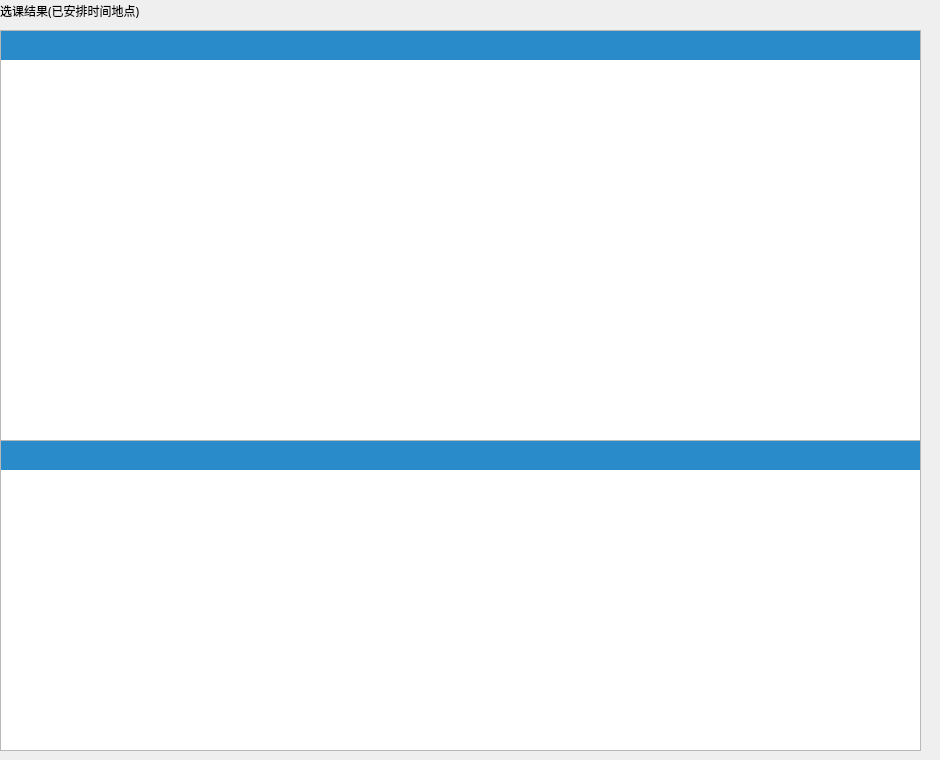
       <widget class="QWidget" name="Class_Schedule">
        <attribute name="title">
         <string>本学期课表</string>
        </attribute>
        <widget class="QTableView" name="course_view">
         <property name="geometry">
          <rect>
           <x>0</x>
           <y>30</y>
           <width>921</width>
           <height>411</height>
          </rect>
         </property>
         <property name="styleSheet">
          <string notr="true">QTableView QTableCornerButton::section {
    color: white;/*文字颜色*/
    background-color: rgb(41, 139, 201);/*背景色*/
    border: 5px solid #418bc9;/*边框*/
    border-radius:0px;/*边框圆角*/
    border-color: rgb(41, 139, 201);/*边框颜色*/
    font: 10px;/*字体大小*/
    padding:0px 0 0 0px;/*内边距*/
 }

QHeaderView {
    color: white;
    font: bold 10pt;
    background-color: rgb(41, 139, 201);
    border: 0px solid rgb(144, 144, 144);
    border:0px solid rgb(191,191,191);
    border-left-color: rgba(255, 255, 255, 0);
    border-top-color: rgba(255, 255, 255, 0);
    border-radius:0px;
    min-height:29px;
}

QHeaderView::section {
    color: white;
    background-color:rgb(41, 139, 201);
    border: 5px solid #f6f7fa;
    border-radius:0px;
    border-color:rgb(41, 139, 201);
}</string>
         </property>
         <property name="frameShadow">
          <enum>QFrame::Sunken</enum>
         </property>
         <property name="lineWidth">
          <number>2</number>
         </property>
         <attribute name="verticalHeaderVisible">
          <bool>false</bool>
         </attribute>
        </widget>
        <widget class="QTableView" name="details_view">
         <property name="geometry">
          <rect>
           <x>0</x>
           <y>440</y>
           <width>921</width>
           <height>311</height>
          </rect>
         </property>
         <property name="styleSheet">
          <string notr="true">QTableView QTableCornerButton::section {
    color: white;/*文字颜色*/
    background-color: rgb(41, 139, 201);/*背景色*/
    border: 5px solid #418bc9;/*边框*/
    border-radius:0px;/*边框圆角*/
    border-color: rgb(41, 139, 201);/*边框颜色*/
    font: 10px;/*字体大小*/
    padding:0px 0 0 0px;/*内边距*/
 }

QHeaderView {
    color: white;
    font: bold 10pt;
    background-color: rgb(41, 139, 201);
    border: 0px solid rgb(144, 144, 144);
    border:0px solid rgb(191,191,191);
    border-left-color: rgba(255, 255, 255, 0);
    border-top-color: rgba(255, 255, 255, 0);
    border-radius:0px;
    min-height:29px;
}

QHeaderView::section {
    color: white;
    background-color:rgb(41, 139, 201);
    border: 5px solid #f6f7fa;
    border-radius:0px;
    border-color:rgb(41, 139, 201);
}</string>
         </property>
         <attribute name="verticalHeaderVisible">
          <bool>false</bool>
         </attribute>
        </widget>
        <widget class="QLabel" name="timer_lab_2">
         <property name="geometry">
          <rect>
           <x>660</x>
           <y>0</y>
           <width>271</width>
           <height>21</height>
          </rect>
         </property>
         <property name="font">
          <font>
           <family>黑体</family>
          </font>
         </property>
         <property name="text">
          <string/>
         </property>
        </widget>
        <widget class="QLabel" name="course_res_lab_2">
         <property name="geometry">
          <rect>
           <x>0</x>
           <y>0</y>
           <width>191</width>
           <height>21</height>
          </rect>
         </property>
         <property name="font">
          <font>
           <family>黑体</family>
          </font>
         </property>
         <property name="text">
          <string>选课结果(已安排时间地点)</string>
         </property>
        </widget>
       </widget>
